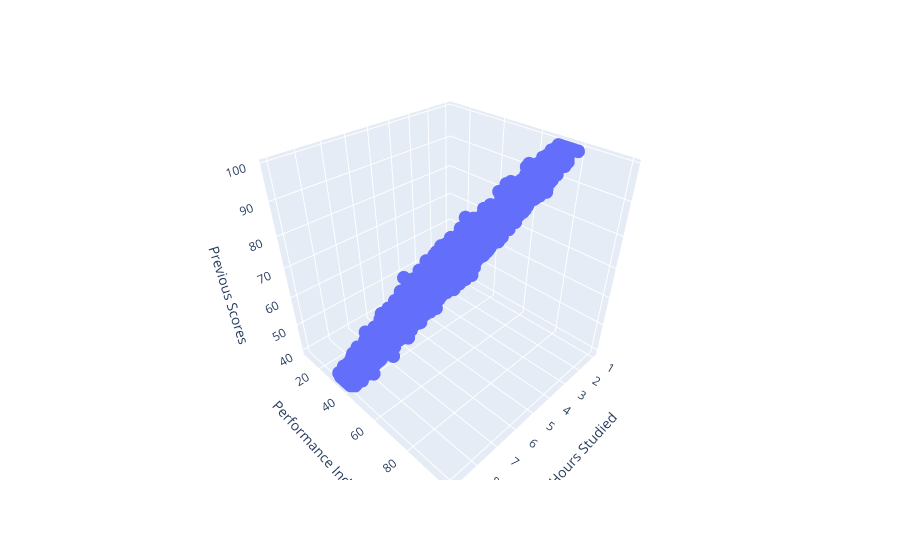

Notebook code cell kept with this figure:
### Code cell
scatter_3d(data_frame = data, x = "Hours Studied", y = "Performance Index", z = "Previous Scores")

### Figure 1 — Plotly figure (JSON) as saved in the notebook; plotly's stock layout.template omitted (floating-point values rounded to 4 significant figures; data arrays with more than 128 entries replaced by an {"elided": "..."} marker saying what was removed)
{"data": [{"hovertemplate": "Hours Studied=%{x}<br>Performance Index=%{y}<br>Previous Scores=%{z}<extra></extra>", "legendgroup": "", "marker": {"color": "#636efa", "symbol": "circle"}, "mode": "markers", "name": "", "scene": "scene", "showlegend": false, "type": "scatter3d", "x": {"elided": "10000 int values"}, "y": {"elided": "10000 float values"}, "z": {"elided": "10000 int values"}}], "layout": {"legend": {"tracegroupgap": 0}, "margin": {"t": 60}, "scene": {"domain": {"x": [0, 1], "y": [0, 1]}, "xaxis": {"title": {"text": "Hours Studied"}}, "yaxis": {"title": {"text": "Performance Index"}}, "zaxis": {"title": {"text": "Previous Scores"}}}}}
